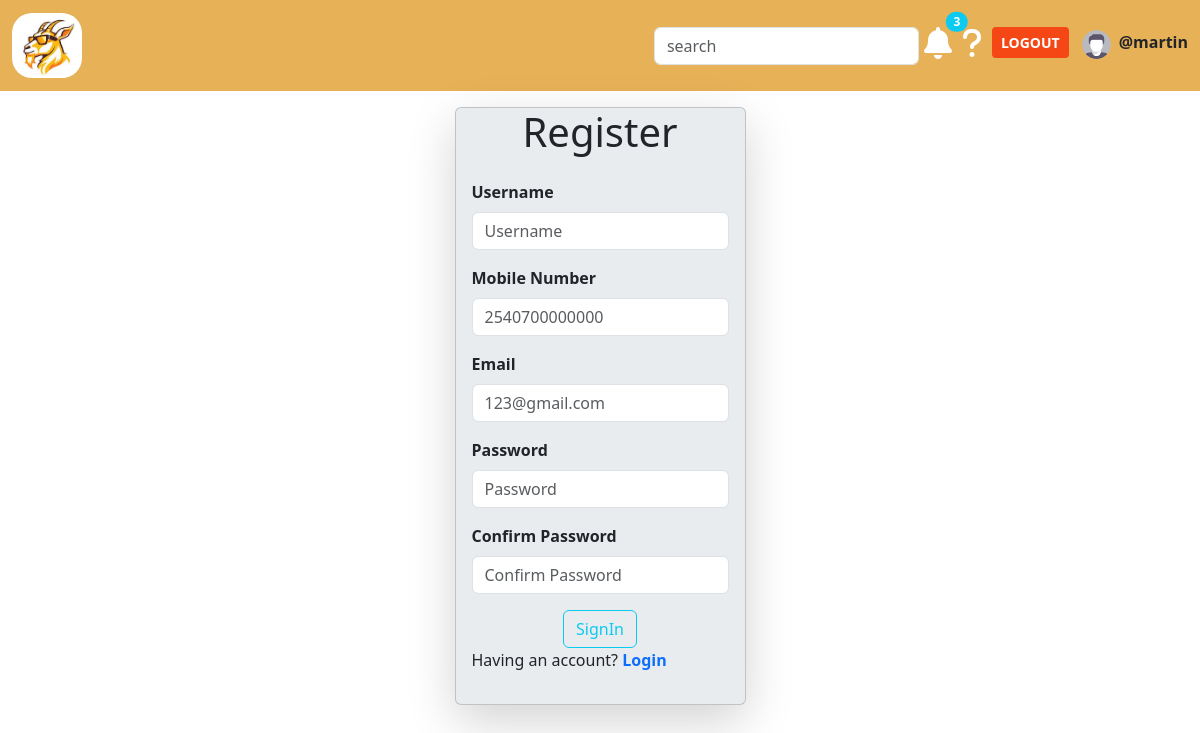
The page /register/ (signed in) on the database as committed earlier.
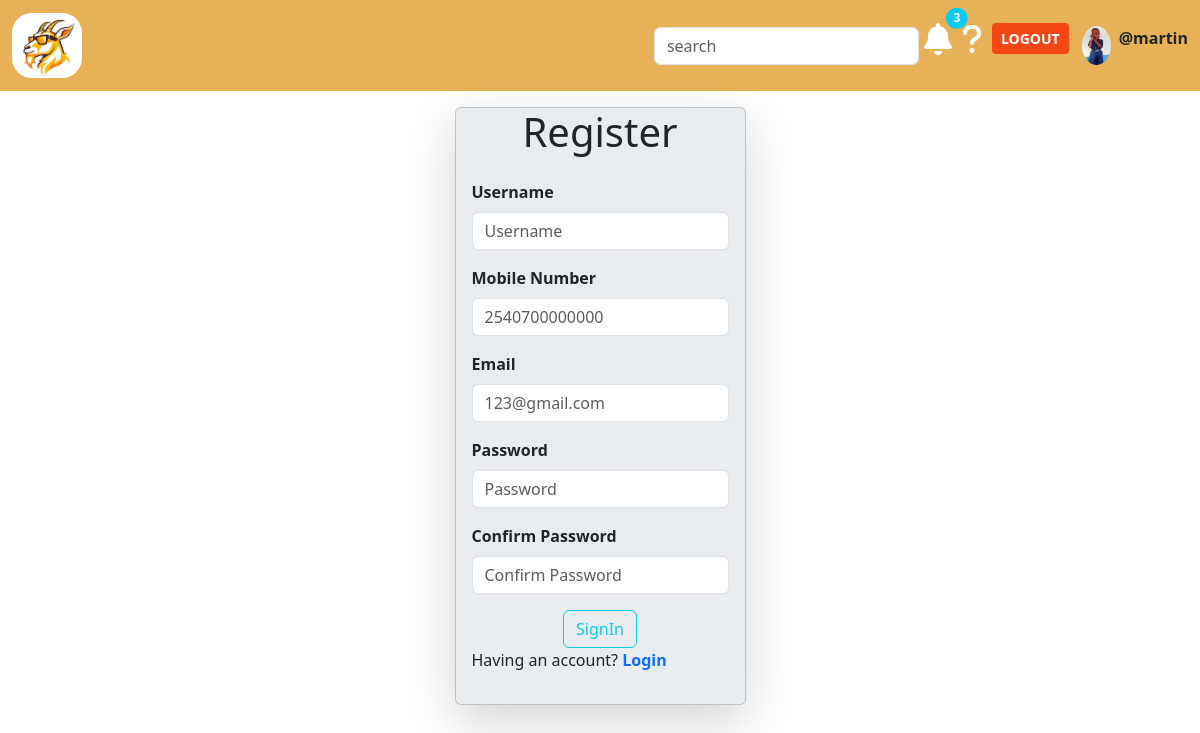
The same page on the database as committed later.
### taskmng/models.py (models this page shows, shortened)
class User(AbstractUser):
    username=models.CharField(max_length=100)
    email=models.EmailField(unique=True)
    mobile_number=models.CharField(max_length=13, blank=True, null=True,unique=True)
    avatar=models.ImageField(null=True, default=None, upload_to='avatars/')
    USERNAME_FIELD='email'
    REQUIRED_FIELDS=['username']

### taskmng/views.py (the view, shortened to what this page needs)
# urls.py: path('register/', registerpage, name="register"),
def registerpage(request):
    form=RegisterForm()
    context={'form':form}
    return render(request, 'taskmng/login_regform.html', context)

### taskmng/forms.py
class RegisterForm(UserCreationForm):
    password1=forms.CharField(
        label='Password',
        widget=forms.PasswordInput(attrs={'class':'form-control', 'placeholder':'Password'})
    )
    password2=forms.CharField(
        label='Confirm Password',
        widget=forms.PasswordInput(attrs={'class':'form-control', 'placeholder':'Confirm Password'})
    )
    class Meta:
        model=User
        fields=['username','mobile_number','email']
        widgets={
            'username':forms.TextInput(attrs={
                'class':'form-control',
                'placeholder':'Username'
            }),
            'mobile_number':forms.TextInput(attrs={
               'class':'form-control',
               'placeholder':'2540700000000'
            }),
            'email':forms.EmailInput(attrs={
                'class':'form-control',
                'placeholder':'123@gmail.com'
            })
        }

### taskmng/templates/taskmng/login_regform.html (shortened to what this page needs)
{% extends 'main.html'%}
{% block content %}
<div class="container-fluid d-flex justify-content-center align-items-center">
    {% if page == 'login' %}
    <div class=" shadow-lg card bg-body-secondary mt-4" style="width:17rem;">
        <div class="d-flex justify-content-center">
            <h1 class="card-title mx-2">LOGIN</h1>
        </div>
        <form method="POST" action="" class="card-body">
            {%csrf_token%}
            <div>
                <label class="form-label" for="username">Email</label>
                <input type="text" class="form-control" name="username" id="username">
            </div>
            <div>
                <label class="form-label" for="password">Password</label>
                <input class="form-control" type="password" name="password" id="password">
            </div>
            <div class="d-flex justify-content-center">
                <button class="btn mt-3 btn-outline-info " type="submit">Login</button>
            </div>
        </form>
        <div class="d-flex justify-content-center">
            <p>Haven't signed up? <a href="{% url 'register'%}" class="fw-bold link-underline link-underline-opacity-0">SignUp</a></p>
        </div>
    </div>
    {% else %}
    <div class="card mt-3 shadow-lg bg-body-secondary">
        <div class="d-flex justify-content-center">
            <h1 class="card-title">Register</h1>
        </div>
        <div class="card-body">
            <form method="POST" action="" role="form">
                <div class="mb-3">
                    <label class="form-label fw-bold">Username</label>
                    {{form.username}}
                </div>
                <div class="mb-3">
                    <label class="form-label fw-bold">Mobile Number</label>
                    {{form.mobile_number}}
                </div>
                <div class="mb-3">
                    <label class="form-label fw-bold">Email</label>
                    {{form.email}}
                </div>
                <div class="mb-3">
                    <label class="form-label fw-bold">Password</label>
                    {{form.password1}}
                </div>
                <div class="mb-3">
                    <label class="form-label fw-bold">Confirm Password</label>
                    {{form.password2}}
                </div>
               <div class="d-flex justify-content-center">
                <button class="btn btn-outline-info" type="submit">SignIn</button>
               </div>
            </form>
            <p>Having an account? <a href="{% url 'login'%}" class="fw-bold link-underline link-underline-opacity-0">Login</a></p>
        </div>
    </div>
    {% endif%}
</div>
{% endblock%}

### templates/navbar.html (shortened to what this page needs)
{% load static %}
<nav class="navbar navbar-expand-lg" style="background-color:#e6b157">
    <div class=" container-fluid">
        <a class="navbar-brand  " href="{% url 'projects'%}"><img src="{% static 'GOAT.jpeg'%}" style="width:70px; border-radius:20px 20px 20px 20px;" alt="logo"/></a>
        <div class="collapse navbar-collapse " id="navbarnav">
            <form class="ms-auto" role="search">
                <input class="form-control me-2" placeholder="search" aria-label="search">
            </form>
            <ul class="navbar-nav mb-2 mb-lg-0">
                <li class="nav-item">
                    <div class="position-relative">
                        <a href= ""><i class="fa-solid fa-bell fa-shake fa-2x" data-bs-toggle="modal" data-bs-target="notifymodal" style="margin:5px; color:white;"></i><span class="position-absolute top-0 start-100 translate-middle badge rounded-pill bg-info">3</span></a>
                    </div>
                </li>
                <li class="nav-item">
                    <a href=""><i class=" fa-solid fa-question fa-2x" style="color:white; margin:5px;" ></i></a>
                </li>
                <li class="nav-item">
                    {% if request.user.is_authenticated%}
                    <button type="button" class="btn btn-sm" style="margin:5px; background-color:#f54715; "><a href="{%url 'logout'%}" class="link-underline link-underline-opacity-0 fw-bold" style="color:white;">LOGOUT</a></button>
                    {% else %}
                    <button type="button" class="btn btn-sm" style="margin:5px; background-color:#f54715;"><a href="{% url 'login'%}" class=" link-underline link-underline-opacity-0 fw-bold" style="color:white;">LOGIN</a></button>
                    {% endif%}
                </li>
                <li class="nav-item">
                    {%if user.avatar%}
                    <a href="{% url 'profile' %}"><img src="{{request.user.avatar.url}}" alt="profile" class="nav-link" style="width:45px; border-radius:50%"/> </a>
                    {%else%}
                    <a href="{% url 'profile' %}"><img src="{% static 'taskmng/media/avatar-svgrepo-com.svg' %}" alt="profile" class="nav-link" style="width:45px; border-radius:50%"/> </a>
                    {%endif%}
                </li>
                {%if request.user.is_authenticated %}
                <li class="mt-2">
                    <p class="fw-bold">@{{request.user.username}}</p>
                </li>
                {% endif%}
            </ul>
        </div>
    </div>
</nav>

Rows that differ between the two databases and show on the page:
changed User "martin": avatar empty → "avatars/1000008885.jpg" (drawn); user.avatar: picture added
